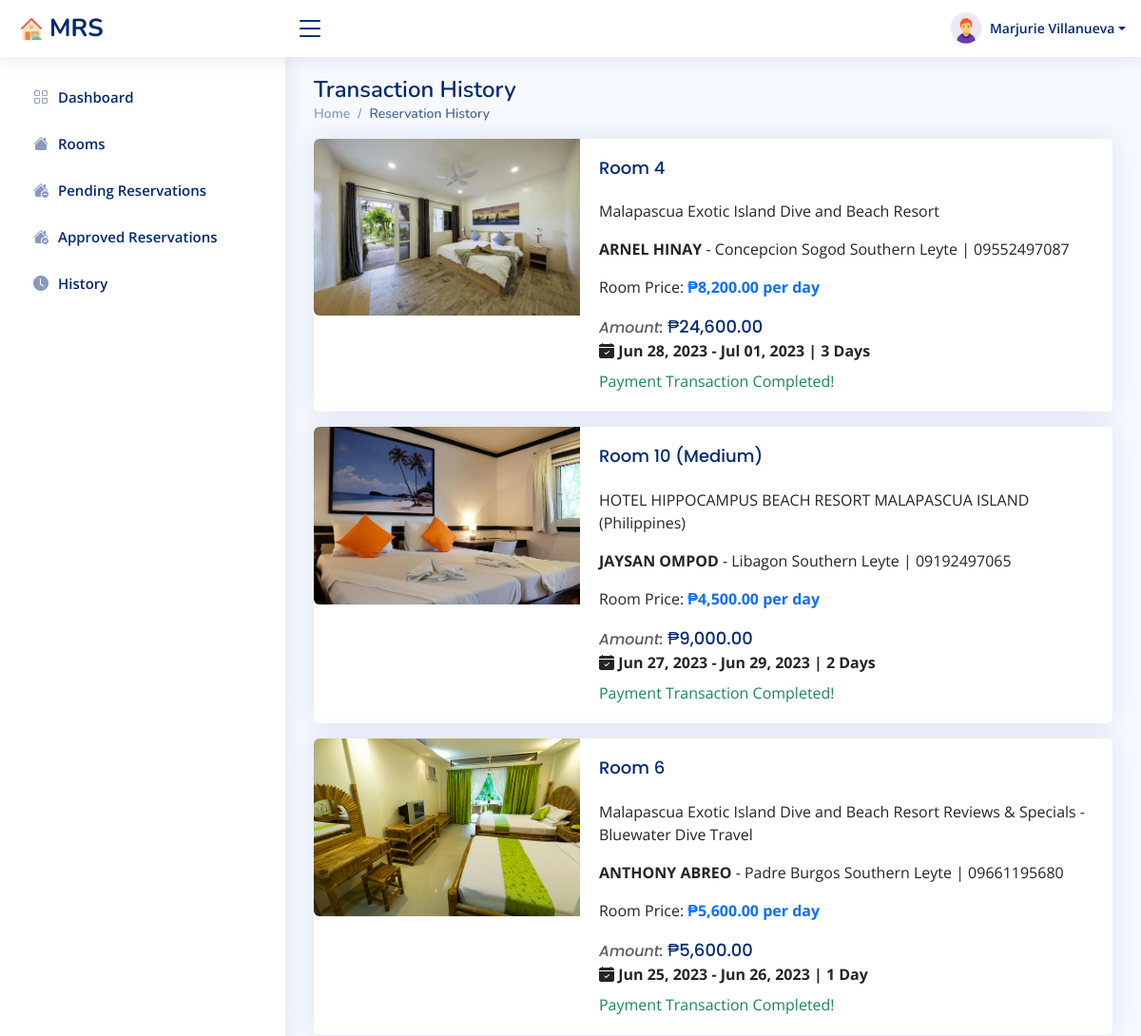
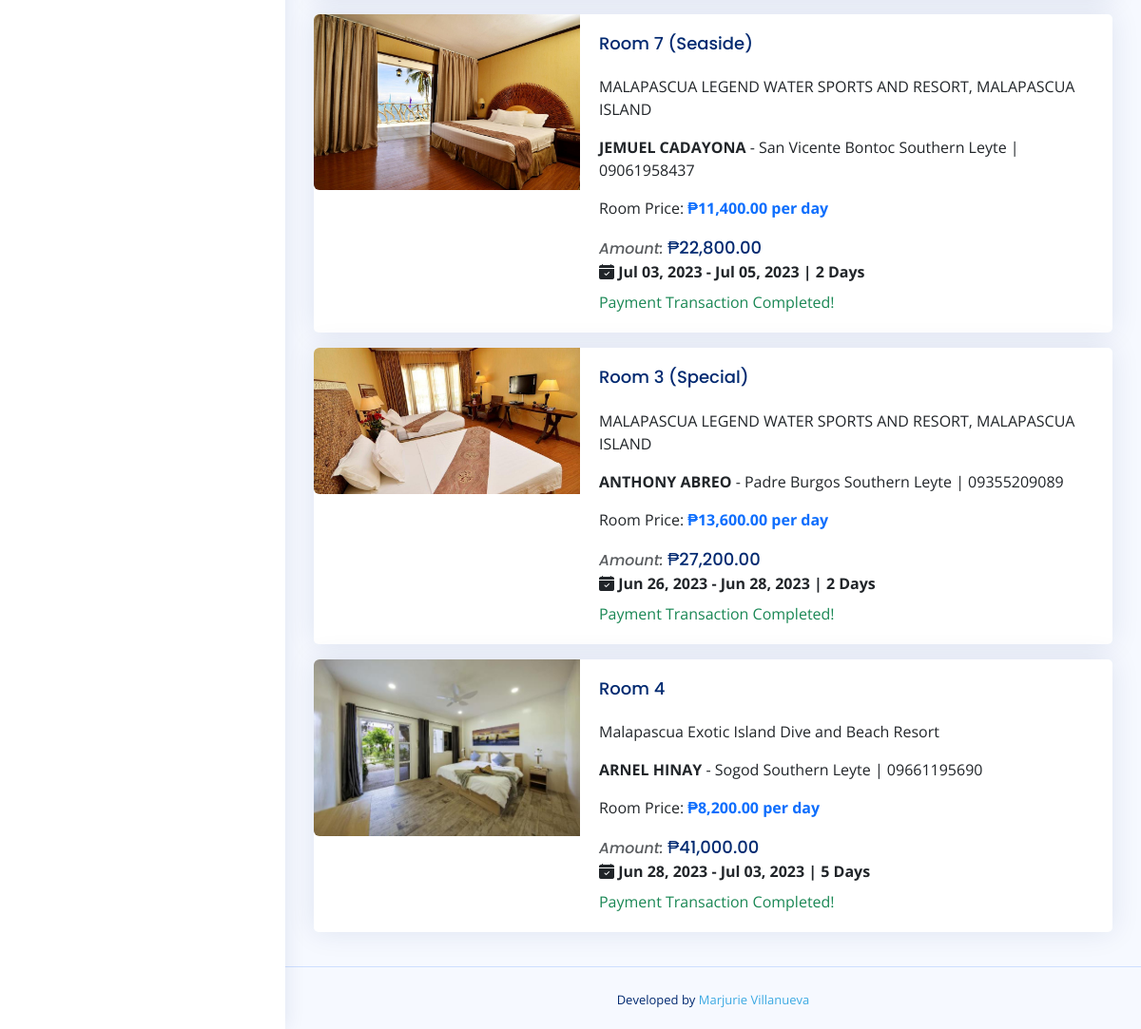
The app's page /history.php (signed in) with its own data (2 pictures, top to bottom).
### tables this page shows
CREATE TABLE `rooms` (
  `id` int(11) NOT NULL,
  `room` varchar(255) NOT NULL,
  `description` varchar(255) NOT NULL,
  `price` decimal(10,2) NOT NULL,
  `status` int(11) NOT NULL,
  `maxguest` int(11) NOT NULL,
  `picture` varchar(255) NOT NULL,
  `checkout` date DEFAULT NULL,
  `created_at` timestamp NULL DEFAULT current_timestamp(),
  `updated_at` timestamp NOT NULL DEFAULT current_timestamp()
);

CREATE TABLE `reservation` (
  `id` int(11) NOT NULL,
  `userid` int(11) NOT NULL,
  `name` varchar(255) NOT NULL,
  `address` varchar(255) NOT NULL,
  `phone` varchar(255) NOT NULL,
  `checkin` date NOT NULL,
  `checkout` date NOT NULL,
  `roomid` int(11) NOT NULL,
  `total_payment` decimal(10,2) NOT NULL,
  `status` int(11) NOT NULL,
  `created_at` timestamp NOT NULL DEFAULT current_timestamp(),
  `updated_at` timestamp NOT NULL DEFAULT current_timestamp()
);

### backend/server-config.php (called while the page is built, shortened)
<?php
class Database {
    public function conn() {
        $servername = "127.0.0.1";
        $username = "root";
        $password = "";
        $database = "ccsit_mvillanueva";
        return new mysqli($servername, $username, $password, $database);
    }
}
?>

### history.php (the view, shortened to what this page needs)
<?php
include('components/header.php');
include ($_SERVER['DOCUMENT_ROOT'].'/mrs/backend/server-config.php');
include('navbar.php');
include('sidebar.php');
?>
<main id="main" class="main">
<div class="pagetitle">
      <h1>Transaction History</h1>
      <nav>
        <ol class="breadcrumb">
          <li class="breadcrumb-item"><a href="dashboard">Home</a></li>
          <li class="breadcrumb-item active">Reservation History</li>
        </ol>
      </nav>
    </div>
    <section class="section dashboard">
    <?php if($_SESSION['type'] == 'admin') {?>
    <div class="row">
     <?php
      $objDB = new Database;
      $reservation = "SELECT * FROM reservation WHERE status=2 ORDER BY created_at DESC";
      $query_reservation = $objDB->conn()->query($reservation);
      if($query_reservation->num_rows > 0) {
      while($row_reservation = $query_reservation->fetch_array()) {
        $date1=date_create($row_reservation['checkin']);
        $date2=date_create($row_reservation['checkout']);
        $diff=date_diff($date1, $date2);
        $roomid = $row_reservation['roomid'];
        $room = "SELECT * FROM rooms WHERE id='$roomid'";
        $query_room = $objDB->conn()->query($room);
        while($row_room = $query_room->fetch_array()) {
        ?>
         <div class="col-lg-12">
       <div class="card mb-3">
            <div class="row g-0">
              <div class="col-md-4">
                <img src="assets/images/<?php echo $row_room['picture'] ?>" class="img-fluid rounded-start" alt="...">
              </div>
              <div class="col-md-8">
                <div class="card-body">
                  <h5 class="card-title"><?php echo $row_room['room']; ?></h5>
                  <p class="card-text"><?php echo $row_room['description']; ?></p>
                  <p class="card-text"><span class="fw-bold"><?php echo strtoupper($row_reservation['name']); ?></span> - <?php echo $row_reservation['address']; ?> | <?php echo $row_reservation['phone']; ?></p>
                  <p>Room Price: <span class='fw-bold text-primary'>₱<?php echo number_format($row_room['price'], 2); ?> per day</span></p>
                  <span class="card-title"><small class="text-muted"><i>Amount: </i></small>₱<?php echo number_format($row_reservation['total_payment'], 2); ?></span>
                  <div class="fw-bold"><i class="bi bi-calendar-check-fill"></i> <?php echo date('M d, Y', strtotime($row_reservation['checkin'])); ?> - <?php echo date('M d, Y', strtotime($row_reservation['checkout'])); ?> | <?php if($diff->format('%a') == '1') { echo $diff->format('%a Day'); } else { echo $diff->format('%a Days'); }?></div>
                  <?php if($row_reservation['status'] == 2) { ?>
                    <div class="text-success mt-2">Payment Transaction Completed!</div>
                  <?php } ?>
                </div>
              </div>
            </div>
          </div>
        </div>
        <?php } } }
        ?>
      </div>
      <?php } ?>
</section>
</main>
<footer id="footer" class="footer">
    <div class="credits">
      Developed by <a href="https://www.facebook.com/profile.php?id=100070194702425">Marjurie Villanueva</a>
    </div>
  </footer>
</body>
</html>

### components/header.php (shortened to what this page needs)
<!DOCTYPE html>
<html lang="en">
<head>
  <link rel="stylesheet" href="https://cdnjs.cloudflare.com/ajax/libs/normalize/5.0.0/normalize.min.css">
  <link rel="stylesheet" href="css/guest.css">
  <link href="https://cdn.jsdelivr.net/npm/bootstrap@5.2.3/dist/css/bootstrap.min.css" rel="stylesheet">
  <link href="assets/vendor/bootstrap/css/bootstrap.min.css" rel="stylesheet">
  <link href="assets/vendor/bootstrap-icons/bootstrap-icons.css" rel="stylesheet">
  <link href="assets/vendor/boxicons/css/boxicons.min.css" rel="stylesheet">
  <link href="assets/vendor/quill/quill.snow.css" rel="stylesheet">
  <link href="assets/vendor/quill/quill.bubble.css" rel="stylesheet">
  <link href="assets/vendor/remixicon/remixicon.css" rel="stylesheet">
  <link href="assets/vendor/simple-datatables/style.css" rel="stylesheet">
  <link href="assets/css/style.css" rel="stylesheet">
</head>
<body>

### navbar.php (shortened to what this page needs)
<header id="header" class="header fixed-top d-flex align-items-center">
    <div class="d-flex align-items-center justify-content-between">
      <a href="dashboard" class="logo d-flex align-items-center">
        <img src="asset/logo/favicon.png" alt="">
        <span class="d-none d-lg-block">MRS</span>
      </a>
      <i class="bi bi-list toggle-sidebar-btn"></i>
    </div>
    <nav class="header-nav ms-auto">
      <ul class="d-flex align-items-center">
        <li class="nav-item dropdown pe-3">
          <a class="nav-link nav-profile d-flex align-items-center pe-0" href="#" data-bs-toggle="dropdown">
            <img src="assets/img/profile-img.png" alt="Profile" class="rounded-circle">
            <span class="d-none d-md-block dropdown-toggle ps-2"><?php echo $_SESSION['name']; ?></span>
          </a>
        </li>
      </ul>
    </nav>
  </header>

### sidebar.php (shortened to what this page needs)
<aside id="sidebar" class="sidebar">
<ul class="sidebar-nav" id="sidebar-nav">
  <li class="nav-item">
    <a class="nav-link collapsed" href="dashboard">
      <i class="bi bi-grid"></i>
      <span>Dashboard</span>
    </a>
  </li>
  <?php if($_SESSION['type'] == 'admin') {?>
  <li class="nav-item">
    <a class="nav-link collapsed" href="rooms">
        <i class="bi bi-house-fill"></i>
        <span>Rooms</span>
    </a>
    </li>
    <li class="nav-item">
    <a class="nav-link collapsed" href="pending-reservation">
        <i class="bi bi-house-dash-fill"></i>
        <span>Pending Reservations</span>
    </a>
    </li>
    <li class="nav-item">
    <a class="nav-link collapsed" href="approved-reservation">
      <i class="bi bi-house-check-fill"></i>
        <span>Approved Reservations</span>
    </a>
    </li>
    <?php } ?>
    <li class="nav-item">
    <a class="nav-link collapsed" href="history?id=<?php echo $_SESSION['id']; ?>">
    <i class="bi bi-clock-fill"></i>
        <span>History</span>
    </a>
    </li>
</ul>
</aside>

### css/guest.css (style rules this page uses)
body { background-image: url("https://rare-gallery.com/uploads/posts/749938-Tropics-Coast-Shells-Sky-Palms-Beach-Sand.jpg"); background-repeat: no-repeat; background-size: cover; font-size: 1.6rem; font-family: "Open Sans", sans-serif; color: #2b3e51; }
p { position: relative; }
a, a:link, a:visited, a:active { color: #3ca9e2; -webkit-transition: all 0.2s ease; transition: all 0.2s ease; }

### assets/css/style.css (style rules this page uses)
:root { scroll-behavior: smooth; }
body { font-family: "Open Sans", sans-serif; background: #f6f9ff; color: #444444; }
a { color: #4154f1; text-decoration: none; }
h1, h2, h3, h4, h5, h6 { font-family: "Nunito", sans-serif; }
#main { margin-top: 60px; padding: 20px 30px; transition: all 0.3s; }
.pagetitle { margin-bottom: 10px; }
.pagetitle h1 { font-size: 24px; margin-bottom: 0; font-weight: 600; color: #012970; }
.card { margin-bottom: 30px; border: none; border-radius: 5px; box-shadow: 0px 0 30px rgba(1, 41, 112, 0.1); }
.card-title { padding: 20px 0 15px 0; font-size: 18px; font-weight: 500; color: #012970; font-family: "Poppins", sans-serif; }
.card-body { padding: 0 20px 20px 20px; }
.breadcrumb { font-size: 14px; font-family: "Nunito", sans-serif; color: #899bbd; font-weight: 600; }
.breadcrumb a { color: #899bbd; transition: 0.3s; }
.breadcrumb .breadcrumb-item::before { color: #899bbd; }
.breadcrumb .active { color: #51678f; font-weight: 600; }
.logo { line-height: 1; }
@media (min-width: 1200px) { .logo { width: 280px; } }
.logo img { max-height: 26px; margin-right: 6px; }
.logo span { font-size: 26px; font-weight: 700; color: #012970; font-family: "Nunito", sans-serif; }
.header { transition: all 0.5s; z-index: 997; height: 60px; box-shadow: 0px 2px 20px rgba(1, 41, 112, 0.1); background-color: #fff; padding-left: 20px; }
.header .toggle-sidebar-btn { font-size: 32px; padding-left: 10px; cursor: pointer; color: #012970; }
.header-nav ul { list-style: none; }
.header-nav>ul { margin: 0; padding: 0; }
.header-nav .nav-profile { color: #012970; }
.header-nav .nav-profile img { max-height: 36px; }
.header-nav .nav-profile span { font-size: 14px; font-weight: 600; }
.sidebar { position: fixed; top: 60px; left: 0; bottom: 0; width: 300px; z-index: 996; transition: all 0.3s; padding: 20px; overflow-y: auto; scrollbar-width: thin; scrollbar-color: #aab7cf transparent; box-shadow: 0px 0px 20px rgba(1, 41, 112, 0.1); background-color: #fff; }
@media (min-width: 1200px) { #main, #footer { margin-left: 300px; } }
.sidebar-nav { padding: 0; margin: 0; list-style: none; }
.sidebar-nav li { padding: 0; margin: 0; list-style: none; }
.sidebar-nav .nav-item { margin-bottom: 5px; }
.sidebar-nav .nav-link { display: flex; align-items: center; font-size: 15px; font-weight: 600; color: #4154f1; transition: 0.3; background: #f6f9ff; padding: 10px 15px; border-radius: 4px; }
.sidebar-nav .nav-link i { font-size: 16px; margin-right: 10px; color: #4154f1; }
.sidebar-nav .nav-link.collapsed { color: #012970; background: #fff; }
.sidebar-nav .nav-link.collapsed i { color: #899bbd; }
.footer { padding: 20px 0; font-size: 14px; transition: all 0.3s; border-top: 1px solid #cddfff; }
.footer .credits { padding-top: 5px; text-align: center; font-size: 13px; color: #012970; }

### navbar.php (style rules this page uses)
body { background-image: none; }

### records on screen
reservation: name "ARNEL HINAY", address "Concepcion Sogod Southern Leyte", phone "09552497087", total_payment "24,600.00", checkin "Jun 28, 2023", checkout "Jul 01, 2023", $diff->format('%a Days') "3 Days"
rooms: picture (picture), room "Room 4", description "Malapascua Exotic Island Dive and Beach Resort", price "8,200.00"
reservation: name "JAYSAN OMPOD", address "Libagon Southern Leyte", phone "09192497065", total_payment "9,000.00", checkin "Jun 27, 2023", checkout "Jun 29, 2023", $diff->format('%a Days') "2 Days"
rooms: picture (picture), room "Room 10 (Medium)", description "HOTEL HIPPOCAMPUS BEACH RESORT MALAPASCUA ISLAND (Philippines)", price "4,500.00"
reservation: name "ANTHONY ABREO", address "Padre Burgos Southern Leyte", phone "09661195680", total_payment "5,600.00", checkin "Jun 25, 2023", checkout "Jun 26, 2023", $diff->format('%a Day') "1 Day"
rooms: picture (picture), room "Room 6", description "Malapascua Exotic Island Dive and Beach Resort Reviews & Specials - Bluewater Dive Travel", price "5,600.00"
reservation: name "JEMUEL CADAYONA", address "San Vicente Bontoc Southern Leyte", phone "09061958437", total_payment "22,800.00", checkin "Jul 03, 2023", checkout "Jul 05, 2023", $diff->format('%a Days') "2 Days"
rooms: picture (picture), room "Room 7 (Seaside)", description "MALAPASCUA LEGEND WATER SPORTS AND RESORT, MALAPASCUA ISLAND", price "11,400.00"
reservation: name "ANTHONY ABREO", address "Padre Burgos Southern Leyte", phone "09355209089", total_payment "27,200.00", checkin "Jun 26, 2023", checkout "Jun 28, 2023", $diff->format('%a Days') "2 Days"
rooms: picture (picture), room "Room 3 (Special)", description "MALAPASCUA LEGEND WATER SPORTS AND RESORT, MALAPASCUA ISLAND", price "13,600.00"
reservation: name "ARNEL HINAY", address "Sogod Southern Leyte", phone "09661195690", total_payment "41,000.00", checkin "Jun 28, 2023", checkout "Jul 03, 2023", $diff->format('%a Days') "5 Days"

### other values on screen
$_SESSION['name'] "Marjurie Villanueva"
